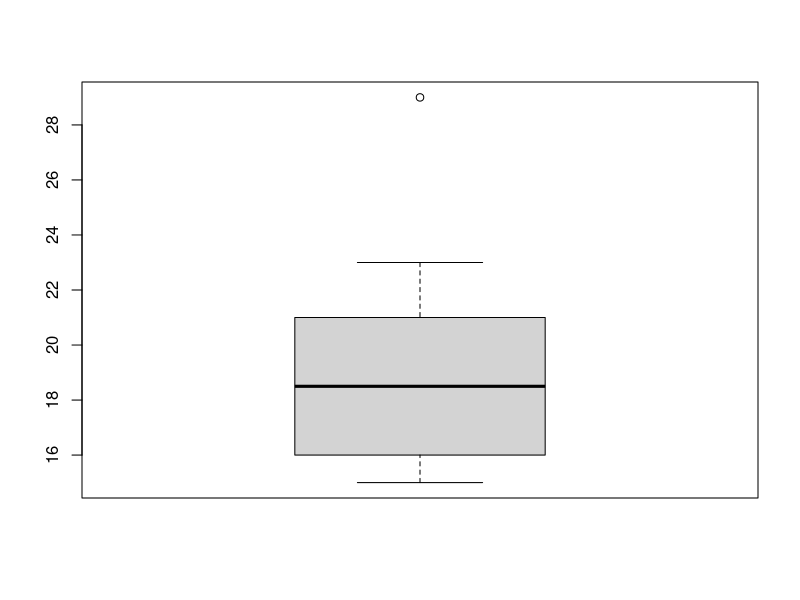
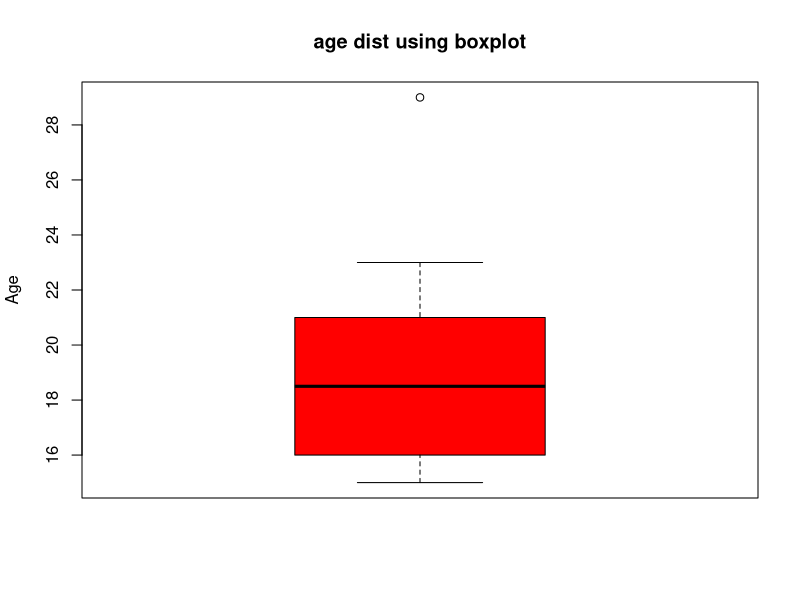
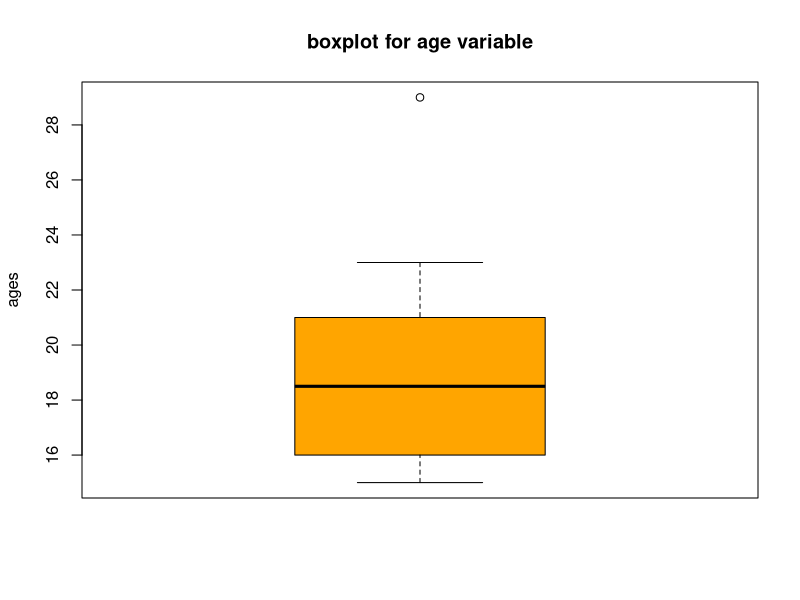
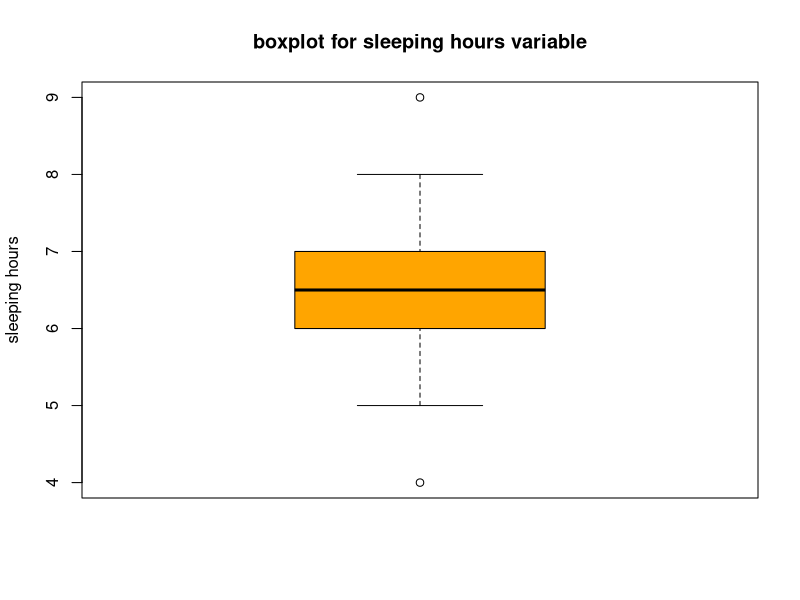
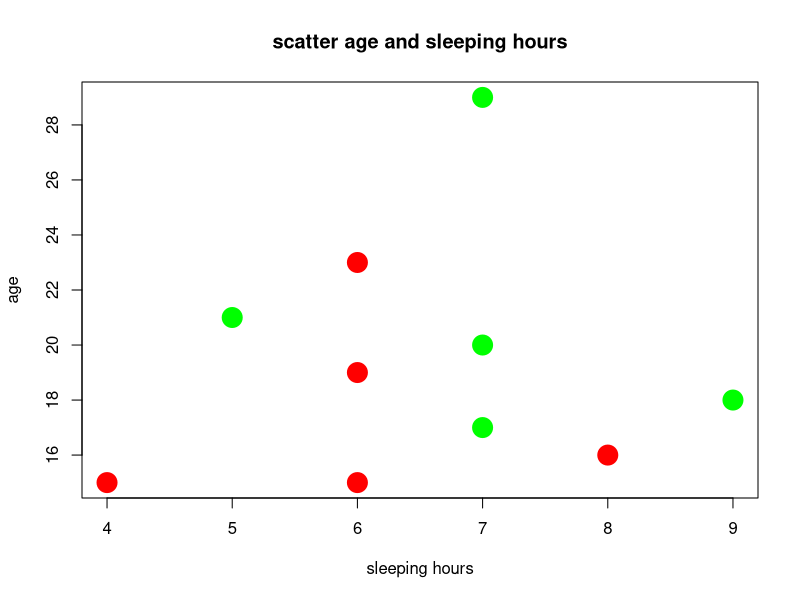
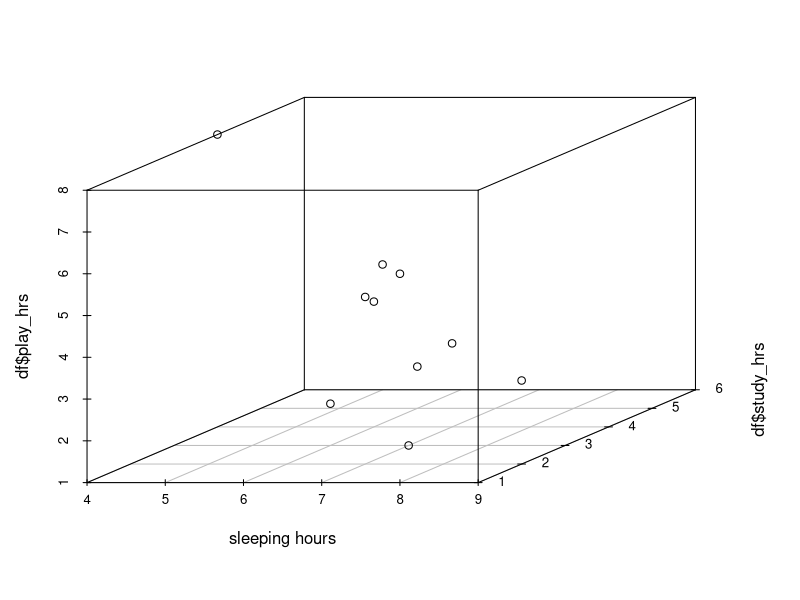
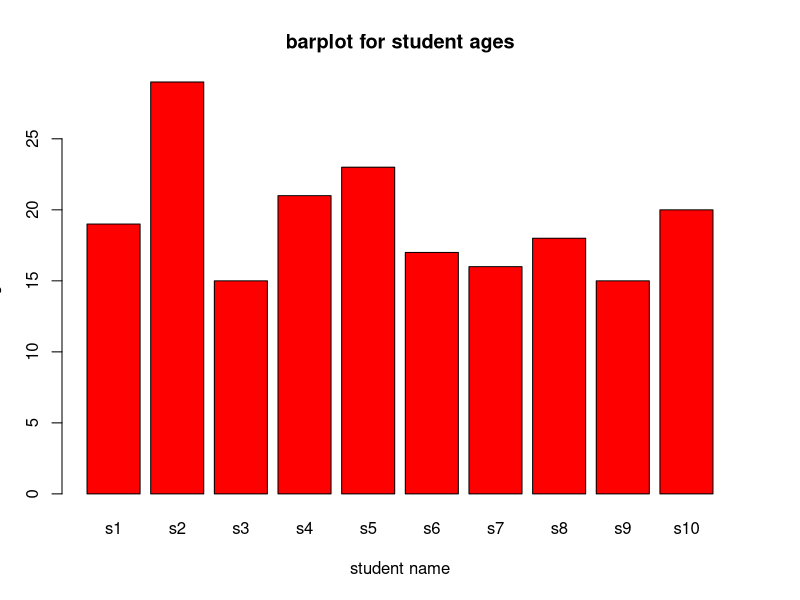
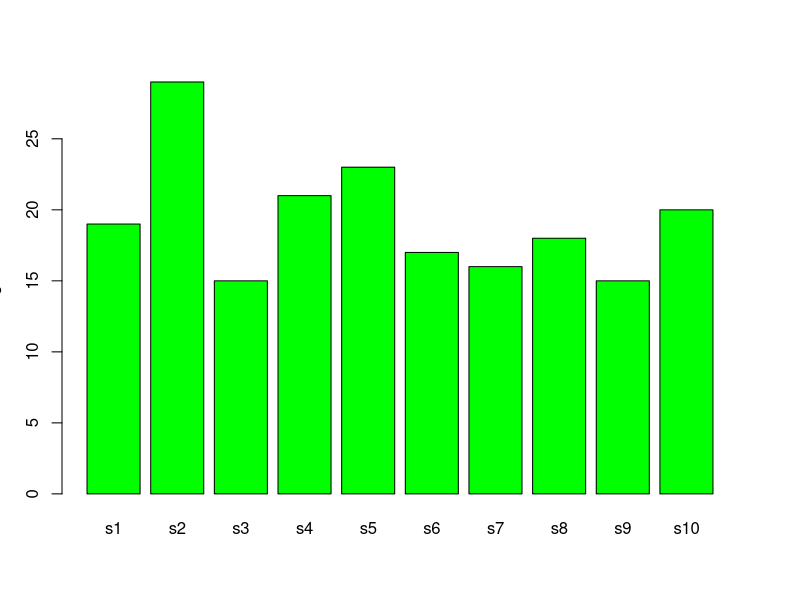

Source code (R) for these figures, in order:
#a
df<-data.frame(
  id=c(1,2,3,4,5,6,7,8,9,10),
  name=c('s1','s2','s3','s4','s5','s6','s7','s8','s9','s10'),
  age=c(19,29,15,21,23,17,16,18,15,20),
  sleep_hrs=c(6,7,4,5,6,7,8,9,6,7),
  study_hrs=c(5,4,4,6,3,2,1,2,4,3),
  play_hrs=c(2,3,8,4,2,5,6,3,4,1),
  gender=c('f','m','m','m','f','f','f','m','m','f'),
  result=c('p','p','p','p','f','f','f','f','p','p')
)
print(df)
boxplot(df$age)
boxplot(df$age,col="red",main="age dist using boxplot",ylab="Age")
boxplot(df$age,col="orange",main="boxplot for age variable",ylab="ages")
boxplot(df$sleep_hrs,col="orange",main="boxplot for sleeping hours variable",ylab="sleeping hours")
plot(df$sleep_hrs,df$age,xlab="sleeping hours",ylab="age",main="scatter age and sleeping hours",col=c('red','green'),cex=4,pch=20)

#b
library('scatterplot3d')
scatterplot3d(df$sleep_hrs,df$study_hrs,df$play_hrs,xlab="sleeping hours")

#c
barplot(df$age,names.arg=(df$name),col='red',ylab='age',xlab='student name',main='barplot for student ages')
barplot(df$age,col='green',ylab='age',names.arg=(df$name))
barplot(df$sleep_hrs,names.arg=(df$name),ylab='sleeping hours',col='red')
pie(df$play_hrs,label=df$name,main='pie chart for student playing hrs',col=c('red','orange','yellow','blue','green','pink','black','white'))
summary(df$age)

list(df$age,col='green',xlab='ages',main='histogram for age variable',border='red')
